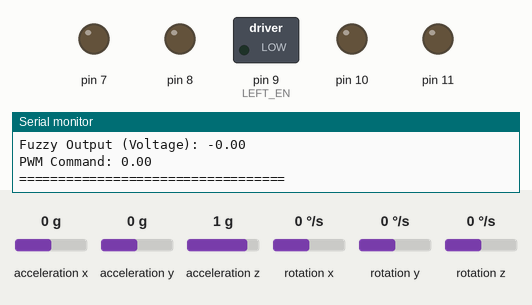
A sketch run on a simulated Arduino Uno, built with avr-gcc and run on an emulated ATmega328P. Parts: switched loads named in the sketch (green lamp = pin HIGH), output pins drawn as LEDs (lit = HIGH), the last lines printed to the serial monitor. Inputs (shaded band) come from the test bench; at power-on: acceleration y 0 g, rotation x 0 °/s, acceleration x 0 g, acceleration z 1 g, rotation y 0 °/s, rotation z 0 °/s.

Above: at 9.3 s.
9.4 s: acceleration y set to -0.3 g
At 11.2 s:
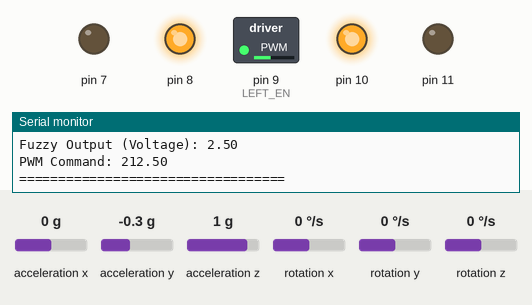
11.8 s: rotation x set to 5 °/s
14.8 s: rotation x set to 7 °/s
At 17.1 s:
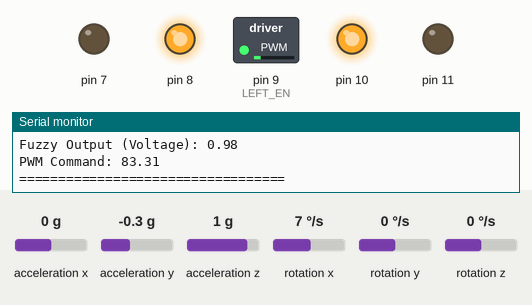
17.4 s: rotation x set to 9 °/s
19.4 s: rotation x set to 12 °/s
At 21.9 s:
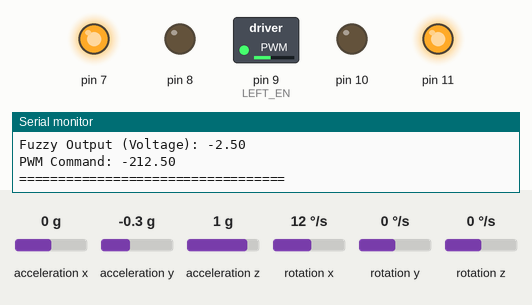
22.2 s: acceleration y set to -1.4 g
At 24.0 s:
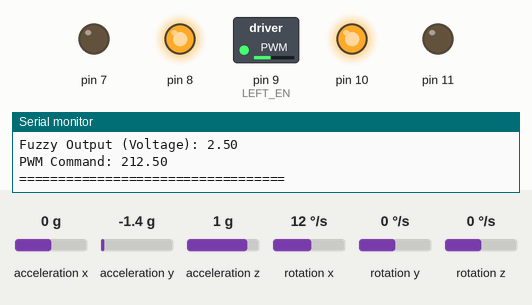
Timing chart, 0 to 25.5 s (numbered marks = the images above; inputs shaded):
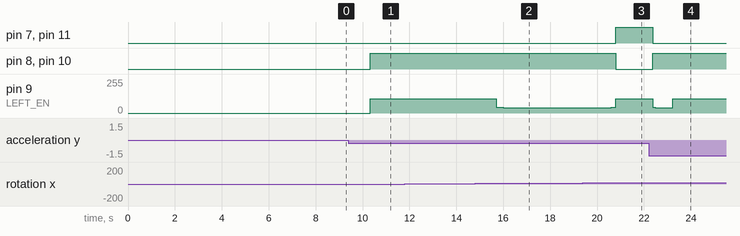

The sketch:

trial2.ino
```cpp
#include <Wire.h>
#include <math.h>
#include "MPU6050_tockn.h"
#include <Fuzzy.h>

// Fuzzy Input Scaling
float theta_input_scale = 1.0;
float theta_input_bias = 0.0;

float dtheta_input_scale = 0.75;
float dtheta_input_bias = 0.0;

// Fuzzy Output Scaling
float output_mf_scale = 1.0;
float output_mf_bias = 0.0;

// Motor driver pins
#define LEFT_IN2 8
#define LEFT_IN1 7
#define LEFT_EN  9
#define RIGHT_IN1 11
#define RIGHT_IN2 10
#define RIGHT_EN 9  // Same as LEFT_EN

// Constants
const int DELTA_T = 5; // ms

// Global variables
MPU6050 mpu6050(Wire);
unsigned long current_time = 0;
unsigned long previous_time = 0;

// Complementary filter
float alpha = 0.96;
float filteredAngle = 0.0;
float filteredDTheta = 0.0;

// Fuzzy logic components
Fuzzy* fuzzy = new Fuzzy();
FuzzyInput* theta = new FuzzyInput(1);
FuzzyInput* dtheta = new FuzzyInput(2);
FuzzyOutput* balance = new FuzzyOutput(1);

// Motor Controller Class (Direction Only)
class MotorController {
  private:
    int in1Pin;
    int in2Pin;

  public:
    MotorController(int in1, int in2) {
      in1Pin = in1;
      in2Pin = in2;
      pinMode(in1Pin, OUTPUT);
      pinMode(in2Pin, OUTPUT);
    }

    void setDirection(int pwm) {
      if (pwm > 0) {
        digitalWrite(in1Pin, LOW);
        digitalWrite(in2Pin, HIGH);
      } else if (pwm < 0) {
        digitalWrite(in1Pin, HIGH);
        digitalWrite(in2Pin, LOW);
      } else {
        digitalWrite(in1Pin, LOW);
        digitalWrite(in2Pin, LOW);
      }
    }
};

// Motors (no need for EN in the controller)
MotorController leftMotor(LEFT_IN1, LEFT_IN2);
MotorController rightMotor(RIGHT_IN1, RIGHT_IN2);

void setup() {
  Serial.begin(115200);
  Serial.println("Self-Balancing Robot Starting...");

  Wire.begin();
  mpu6050.begin();
  Serial.println("MPU6050 Initialized.");

  delay(100);
  Serial.println("Please keep the robot still for gyro calibration...");
  delay(5000);
  mpu6050.calcGyroOffsets(true);
  Serial.println("Gyroscope Calibration Completed.");

  setupFuzzyLogic();
  pinMode(LEFT_EN, OUTPUT);  // PWM shared
  Serial.println("Setup Completed.");
}

void loop() {
  current_time = millis();
  mpu6050.update();

  if ((current_time - previous_time) > DELTA_T) {
    float dt = (current_time - previous_time) / 1000.0;

    float accAngle = mpu6050.getAccAngleX();
    float gyroRate = mpu6050.getGyroX();

    filteredAngle = alpha * (filteredAngle + gyroRate * dt) + (1 - alpha) * accAngle;

    // Smoothed dTheta
    filteredDTheta = 0.9 * filteredDTheta + 0.1 * gyroRate;

    if (isnan(filteredAngle) || isnan(filteredDTheta)) {
      Serial.println("Sensor error! Stopping motors.");
      analogWrite(LEFT_EN, 0);
      return;
    }

    float balance_voltage = computeBalanceVoltage(filteredAngle, filteredDTheta);
    balance_voltage = constrain(balance_voltage, -2.5, 2.5);

    float pwm_command = (balance_voltage * 255.0) / 3.0;
    pwm_command = constrain(pwm_command, -255.0, 255.0);

    // Dead zone
    if (abs(pwm_command) < 20) pwm_command = 0;

    leftMotor.setDirection((int)pwm_command);
    rightMotor.setDirection((int)pwm_command);

    analogWrite(LEFT_EN, min(abs((int)(pwm_command * 0.5)), 255));

    Serial.println("========== Robot State ==========");
    Serial.print("Theta Error (filtered): "); Serial.print(filteredAngle); Serial.println(" deg");
    Serial.print("dTheta (filtered): "); Serial.print(filteredDTheta); Serial.println(" deg/s");
    Serial.print("Fuzzy Output (Voltage): "); Serial.println(balance_voltage);
    Serial.print("PWM Command: "); Serial.println(pwm_command);
    Serial.println("==================================");

    previous_time = current_time;
  }
}
void setupFuzzyLogic() {
  // Theta input sets
  FuzzySet* theta_neg = new FuzzySet(
    theta_input_scale * (-45 + theta_input_bias),
    theta_input_scale * (-20 + theta_input_bias),
    theta_input_scale * (-20 + theta_input_bias),
    theta_input_scale * (-5  + theta_input_bias));

  FuzzySet* theta_bal = new FuzzySet(
    theta_input_scale * (-5 + theta_input_bias),
    theta_input_scale * (  0 + theta_input_bias),
    theta_input_scale * (  0 + theta_input_bias),
    theta_input_scale * ( 5 + theta_input_bias));

  FuzzySet* theta_pos = new FuzzySet(
    theta_input_scale * (  5 + theta_input_bias),
    theta_input_scale * ( 20 + theta_input_bias),
    theta_input_scale * ( 20 + theta_input_bias),
    theta_input_scale * ( 45 + theta_input_bias));

  theta->addFuzzySet(theta_neg);
  theta->addFuzzySet(theta_bal);
  theta->addFuzzySet(theta_pos);
  fuzzy->addFuzzyInput(theta);

  // dTheta input sets
  FuzzySet* dtheta_neg = new FuzzySet(
    dtheta_input_scale * (-60 + dtheta_input_bias),
    dtheta_input_scale * (-30 + dtheta_input_bias),
    dtheta_input_scale * (-30 + dtheta_input_bias),
    dtheta_input_scale * ( -5 + dtheta_input_bias));

  FuzzySet* dtheta_zero = new FuzzySet(
    dtheta_input_scale * (-5 + dtheta_input_bias),
    dtheta_input_scale * (   0 + dtheta_input_bias),
    dtheta_input_scale * (   0 + dtheta_input_bias),
    dtheta_input_scale * ( 5 + dtheta_input_bias));

  FuzzySet* dtheta_pos = new FuzzySet(
    dtheta_input_scale * (  5 + dtheta_input_bias),
    dtheta_input_scale * ( 30 + dtheta_input_bias),
    dtheta_input_scale * ( 30 + dtheta_input_bias),
    dtheta_input_scale * ( 60 + dtheta_input_bias));

  dtheta->addFuzzySet(dtheta_neg);
  dtheta->addFuzzySet(dtheta_zero);
  dtheta->addFuzzySet(dtheta_pos);
  fuzzy->addFuzzyInput(dtheta);

  // Balance output sets
  FuzzySet* out_high_neg = new FuzzySet(
    output_mf_scale * (-5.0 + output_mf_bias),
    output_mf_scale * (-3.0 + output_mf_bias),
    output_mf_scale * (-2.0 + output_mf_bias),
    output_mf_scale * (-1.0 + output_mf_bias));

  FuzzySet* out_low_neg = new FuzzySet(
    output_mf_scale * (-2.0 + output_mf_bias),
    output_mf_scale * (-1.0 + output_mf_bias),
    output_mf_scale * (-0.5 + output_mf_bias),
    output_mf_scale * ( 0.0 + output_mf_bias));

  FuzzySet* out_average = new FuzzySet(
    output_mf_scale * (-0.25 + output_mf_bias),
    output_mf_scale * ( 0.0   + output_mf_bias),
    output_mf_scale * ( 0.0   + output_mf_bias),
    output_mf_scale * ( 0.25  + output_mf_bias));

  FuzzySet* out_low_pos = new FuzzySet(
    output_mf_scale * ( 0.0 + output_mf_bias),
    output_mf_scale * ( 0.5 + output_mf_bias),
    output_mf_scale * ( 1.0 + output_mf_bias),
    output_mf_scale * ( 2.0 + output_mf_bias));

  FuzzySet* out_high_pos = new FuzzySet(
    output_mf_scale * ( 1.0 + output_mf_bias),
    output_mf_scale * ( 2.0 + output_mf_bias),
    output_mf_scale * ( 3.0 + output_mf_bias),
    output_mf_scale * ( 5.0 + output_mf_bias));

  balance->addFuzzySet(out_high_neg);
  balance->addFuzzySet(out_low_neg);
  balance->addFuzzySet(out_average);
  balance->addFuzzySet(out_low_pos);
  balance->addFuzzySet(out_high_pos);
  fuzzy->addFuzzyOutput(balance);

  // === Modified Fuzzy Rules ===
  // For theta_pos → always strong backward (out_high_neg)
  FuzzyRuleAntecedent* r1 = new FuzzyRuleAntecedent();
  r1->joinWithAND(theta_pos, dtheta_pos);
  FuzzyRuleConsequent* c1 = new FuzzyRuleConsequent();
  c1->addOutput(out_high_neg);
  fuzzy->addFuzzyRule(new FuzzyRule(1, r1, c1));

  FuzzyRuleAntecedent* r2 = new FuzzyRuleAntecedent();
  r2->joinWithAND(theta_pos, dtheta_zero);
  FuzzyRuleConsequent* c2 = new FuzzyRuleConsequent();
  c2->addOutput(out_high_neg);
  fuzzy->addFuzzyRule(new FuzzyRule(2, r2, c2));

  FuzzyRuleAntecedent* r3 = new FuzzyRuleAntecedent();
  r3->joinWithAND(theta_pos, dtheta_neg);
  FuzzyRuleConsequent* c3 = new FuzzyRuleConsequent();
  c3->addOutput(out_high_neg);
  fuzzy->addFuzzyRule(new FuzzyRule(3, r3, c3));

  // For theta_neg → always strong forward (out_high_pos)
  FuzzyRuleAntecedent* r4 = new FuzzyRuleAntecedent();
  r4->joinWithAND(theta_neg, dtheta_pos);
  FuzzyRuleConsequent* c4 = new FuzzyRuleConsequent();
  c4->addOutput(out_high_pos);
  fuzzy->addFuzzyRule(new FuzzyRule(4, r4, c4));

  FuzzyRuleAntecedent* r5 = new FuzzyRuleAntecedent();
  r5->joinWithAND(theta_neg, dtheta_zero);
  FuzzyRuleConsequent* c5 = new FuzzyRuleConsequent();
  c5->addOutput(out_high_pos);
  fuzzy->addFuzzyRule(new FuzzyRule(5, r5, c5));

  FuzzyRuleAntecedent* r6 = new FuzzyRuleAntecedent();
  r6->joinWithAND(theta_neg, dtheta_neg);
  FuzzyRuleConsequent* c6 = new FuzzyRuleConsequent();
  c6->addOutput(out_high_pos);
  fuzzy->addFuzzyRule(new FuzzyRule(6, r6, c6));

  // For balanced angle → different response depending on dtheta
  FuzzyRuleAntecedent* r7 = new FuzzyRuleAntecedent();
  r7->joinWithAND(theta_bal, dtheta_neg);
  FuzzyRuleConsequent* c7 = new FuzzyRuleConsequent();
  c7->addOutput(out_low_neg);
  fuzzy->addFuzzyRule(new FuzzyRule(7, r7, c7));

  FuzzyRuleAntecedent* r8 = new FuzzyRuleAntecedent();
  r8->joinWithAND(theta_bal, dtheta_zero);
  FuzzyRuleConsequent* c8 = new FuzzyRuleConsequent();
  c8->addOutput(out_average);
  fuzzy->addFuzzyRule(new FuzzyRule(8, r8, c8));

  FuzzyRuleAntecedent* r9 = new FuzzyRuleAntecedent();
  r9->joinWithAND(theta_bal, dtheta_pos);
  FuzzyRuleConsequent* c9 = new FuzzyRuleConsequent();
  c9->addOutput(out_low_pos);
  fuzzy->addFuzzyRule(new FuzzyRule(9, r9, c9));
}


float computeBalanceVoltage(float theta_val, float dtheta_val) {
  fuzzy->setInput(1, theta_val);
  fuzzy->setInput(2, dtheta_val);
  fuzzy->fuzzify();
  return fuzzy->defuzzify(1);
}
```

Measured:
- the behaviour switches between -0.1 and -0.2 g on acceleration y (found by bisection; images 0 and 1)
- the behaviour switches between 6 and 7 °/s on rotation x (found by bisection; images 1 and 2)
- the behaviour switches between 10 and 11 °/s on rotation x (found by bisection; images 2 and 3)
- after the input at 9.4 s, pin 8, pin 10: LOW → HIGH after 0.94 s; pin 9 (LEFT_EN): 0/255 → 106/255 after 0.94 s
- after the input at 14.8 s, pin 9 (LEFT_EN): 106/255 → 42/255 after 0.91 s, → 41/255 0.28 s later
- after the input at 19.4 s, pin 7, pin 11: LOW → HIGH after 1.4 s; pin 8, pin 10: HIGH → LOW after 1.4 s; pin 9 (LEFT_EN): 41/255 → 40/255 after 0.27 s, → 41/255 0.56 s later, → 42/255 0.38 s later, → 106/255 0.19 s later
- after the input at 22.2 s, pin 7, pin 11: HIGH → LOW after 0.18 s; pin 8, pin 10: LOW → HIGH after 0.18 s; pin 9 (LEFT_EN): 106/255 → 42/255 after 0.18 s, → 40/255 0.09 s later, → 41/255 0.66 s later, → 106/255 0.09 s later
